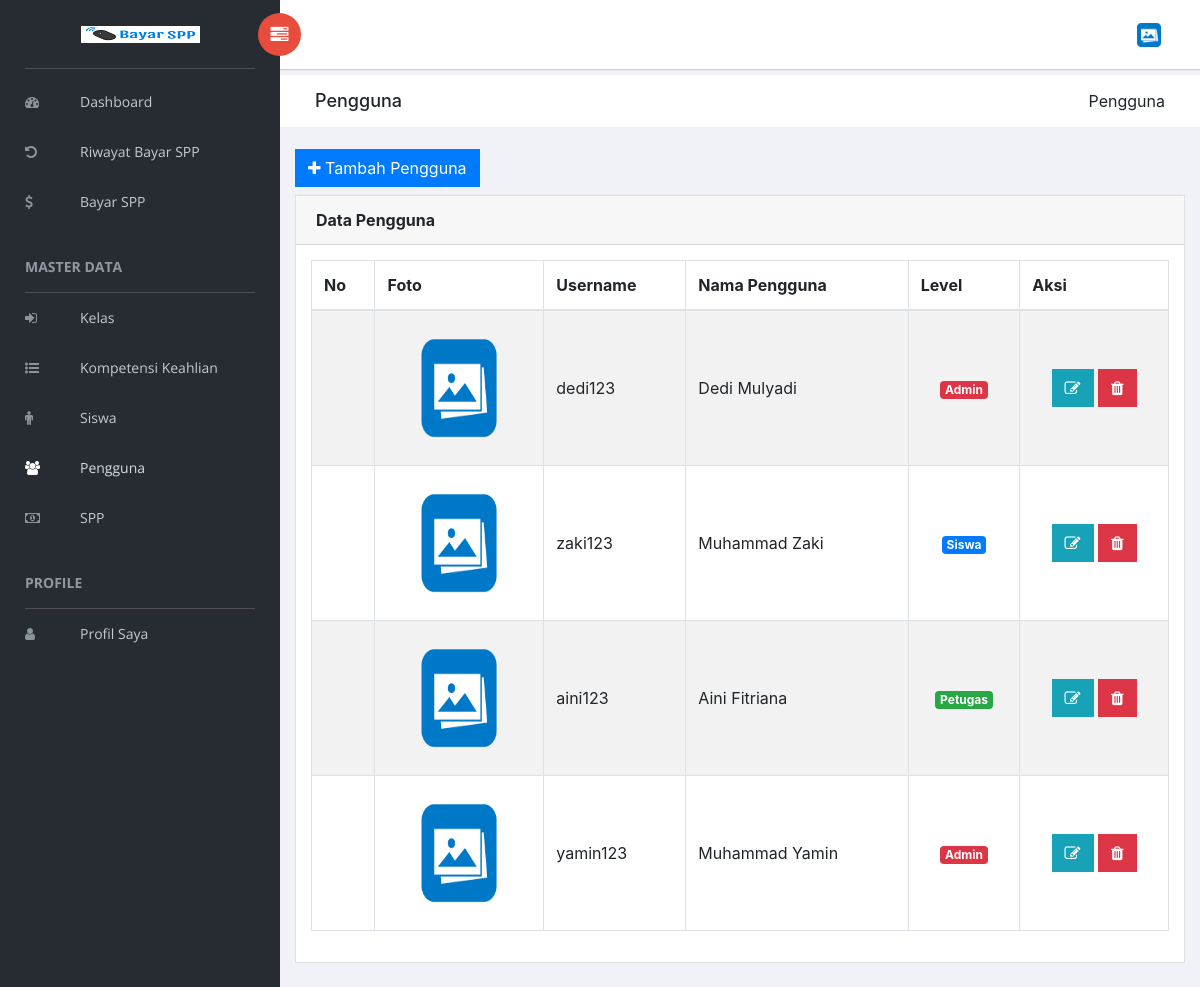
/petugas.php (signed in), run on an earlier commit of the app's database.
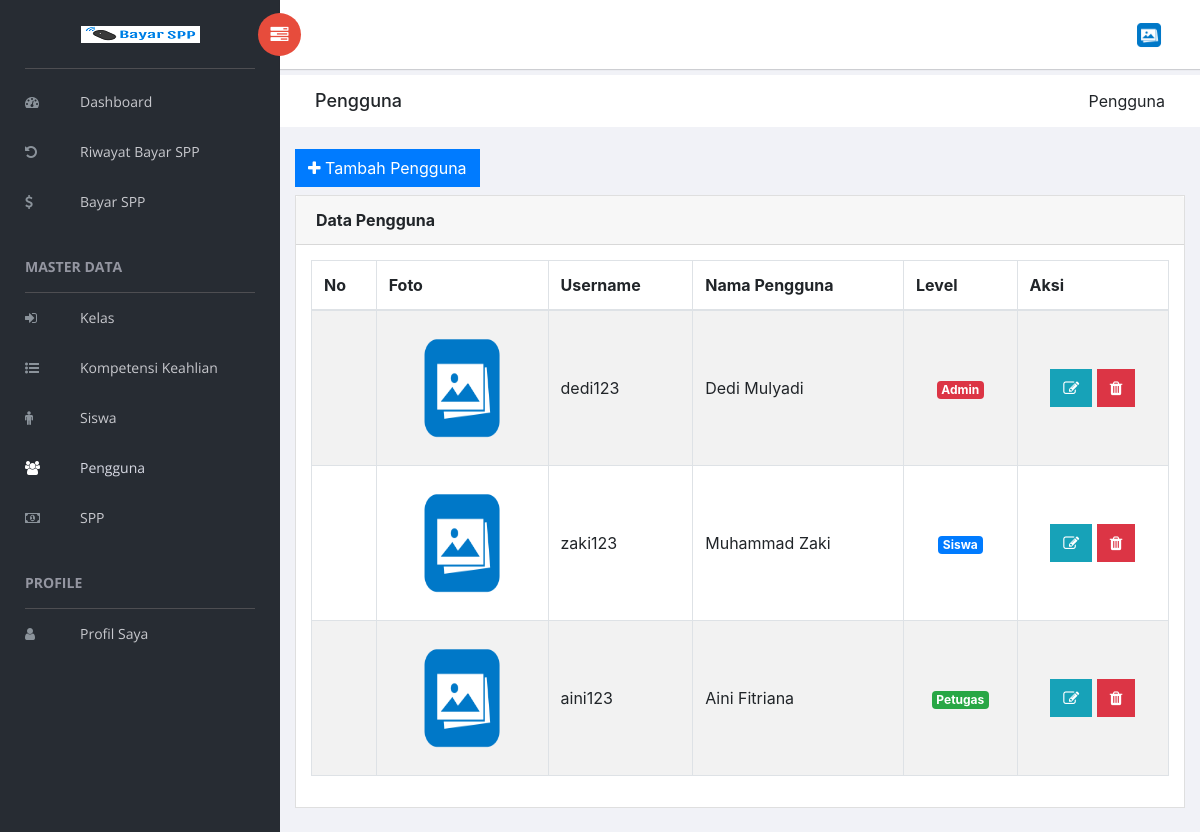
And on a later commit of the database.
### tables this page shows
CREATE TABLE `petugas` (
  `id_petugas` int(11) NOT NULL,
  `username` varchar(25) NOT NULL,
  `password` varchar(50) NOT NULL,
  `nama_petugas` varchar(35) NOT NULL,
  `level` enum('admin','petugas','siswa') NOT NULL,
  `photo` varchar(150) DEFAULT 'default.png'
);

### petugas.php (the view, shortened to what this page needs)
<?php
require('koneksi.php');
$page = 'Pengguna';
include('include/header.php');
$data = mysqli_query($koneksi, "SELECT * FROM petugas");
?>
<div class="content mt-3">
    <div class="row">
        <div class="col-md-12">
            <button class="btn btn-primary mb-2" id="tambahpetugas"><i class="fa fa-plus"></i> Tambah Pengguna</button>
        </div>
        <div class="col-md-12">
            <div class="card">
                <div class="card-header">
                    <strong class="card-title">Data Pengguna</strong>
                </div>
                <div class="card-body">
                    <table id="tabelpetugas" class="table table-striped table-bordered">
                        <thead>
                            <tr>
                                <th>No</th>
                                <th>Foto</th>
                                <th>Username</th>
                                <th>Nama Pengguna</th>
                                <th>Level</th>
                                <th>Aksi</th>
                            </tr>
                        </thead>
                        <tbody>
                            <?php while ($d = mysqli_fetch_array($data)) { ?>
                                <tr>
                                    <td align="center" style="vertical-align: middle"></td>
                                    <td align="center" style="vertical-align: middle"><img class="zoom" width="100px" height="130px" src="Foto/petugas/<?php echo $d['photo']; ?>"></td>
                                    <td style="vertical-align: middle"><?php echo $d['username']; ?></td>
                                    <td style="vertical-align: middle"><?php echo $d['nama_petugas']; ?></td>
                                    <td align="center" style="vertical-align: middle">
                                        <?php if ($d['level'] == 'admin') { ?><span class="badge badge-danger">Admin</span><?php } ?>
                                        <?php if ($d['level'] == 'petugas') { ?><span class="badge badge-success">Petugas</span><?php } ?>
                                        <?php if ($d['level'] == 'siswa') { ?><span class="badge badge-primary">Siswa</span><?php } ?>
                                    </td>
                                    <td align="center" style="vertical-align: middle">
                                        <a href="editpetugas.php?id=<?php echo $d['id_petugas'] ?>" role="button" class="btn btn-info" data-toggle="tooltip" data-placement="top" title="Edit"><i class="fa fa-edit"></i></a>
                                        <a href="deletepetugas.php?id=<?php echo $d['id_petugas'] ?>" role="button" class="btn btn-danger" onclick="return confirm('Apakah anda yakin ingin mengapus data ini?')" data-toggle="tooltip" data-placement="top" title="Hapus"><i class="fa fa-trash"></i></a>
                                    </td>
                                </tr>
                            <?php } ?>
                        </tbody>
                    </table>
                </div>
            </div>
        </div>
    </div>
</div>
</div>
<?php include('include/closetag.php') ?>

### include/header.php (shortened to what this page needs)
<!doctype html>
<html class="no-js" lang="en">
<head>
    <link rel="stylesheet" href="vendors/bootstrap/dist/css/bootstrap.min.css">
    <link rel="stylesheet" href="vendors/font-awesome/css/font-awesome.min.css">
    <link rel="stylesheet" href="vendors/themify-icons/css/themify-icons.css">
    <link rel="stylesheet" href="vendors/flag-icon-css/css/flag-icon.min.css">
    <link rel="stylesheet" href="vendors/selectFX/css/cs-skin-elastic.css">
    <link rel="stylesheet" href="vendors/datatables.net-bs4/css/dataTables.bootstrap4.min.css">
    <link rel="stylesheet" href="vendors/datatables.net-buttons-bs4/css/buttons.bootstrap4.min.css">
    <link rel="stylesheet" href="vendors/responsivedt/css/responsive.bootstrap4.min.css">
    <link rel="stylesheet" href="vendors/chosen/chosen.min.css">
    <link rel="stylesheet" href="assets/css/style.css">
    <link rel="stylesheet" href="assets/css/stylesendiri.css">
</head>
<body>
    <aside id="left-panel" class="left-panel">
        <nav class="navbar navbar-expand-sm navbar-default">
            <div class="navbar-header">
                <a class="navbar-brand mb-2" href="./"><img src="images/logo.png" alt="Logo"></a>
            </div>
            <?php
            if ($_SESSION['level'] == "admin") {
                include('include/menuadmin.php');
            };
            ?>
        </nav>
    </aside>
    <div id="right-panel" class="right-panel">
        <header id="header" class="header">
            <div class="header-menu">
                <div class="col-sm-7">
                    <a id="menuToggle" class="menutoggle pull-left"><i class="fa fa fa-tasks"></i></a>
                </div>
                <div class="col-sm-5">
                    <div class="user-area dropdown float-right mb-1">
                        <a href="#" class="dropdown-toggle" data-toggle="dropdown" aria-haspopup="true" aria-expanded="false">
                            <img class="user-avatar rounded-circle zoom" src="Foto/petugas/<?php echo $_SESSION['foto'] ?>" alt="User Avatar">
                        </a>
                    </div>
                </div>
            </div>
        </header>
        <div class="breadcrumbs">
            <div class="col-sm-4">
                <div class="page-header float-left">
                    <div class="page-title">
                        <h1><?php echo $page ?></h1>
                    </div>
                </div>
            </div>
            <div class="col-sm-8">
                <div class="page-header float-right">
                    <div class="page-title">
                        <ol class="breadcrumb text-right">
                            <li class="active"><?php echo $page ?></li>
                        </ol>
                    </div>
                </div>
            </div>
        </div>

### include/menuadmin.php
<div id="main-menu" class="main-menu collapse navbar-collapse">
                <ul class="nav navbar-nav">
                    <li <?php if($page == "Dashboard") echo "class='active'";?>>
                        <a href="home.php"> <i class="menu-icon fa fa-dashboard"></i>Dashboard</a>
                    </li>
                    <li <?php if($page == "Riwayat") echo "class='active'";?>>
                        <a href="riwayat.php"> <i class="menu-icon fa fa-undo"></i>Riwayat Bayar SPP</a>
                    </li>
                    <li <?php if($page == "Bayar") echo "class='active'";?>>
                        <a href="bayar.php"> <i class="menu-icon fa fa-dollar"></i>Bayar SPP</a>
                    </li>
                    <h3 class="menu-title">Master Data</h3>
                    <li <?php if($page == "Kelas") echo "class='active'";?>>
                        <a href="kelas.php"> <i class="menu-icon fa fa-sign-in"></i>Kelas</a>
                    </li>
                    <li <?php if($page == "Kompetensi Keahlian") echo "class='active'";?>>
                        <a href="jurusan.php"> <i class="menu-icon fa fa-list-ul"></i>Kompetensi Keahlian</a>
                    </li>
                    <li <?php if($page == "Siswa") echo "class='active'";?>>
                        <a href="siswa.php"> <i class="menu-icon fa fa-male"></i>Siswa</a>
                    </li>
                    <li <?php if($page == "Pengguna") echo "class='active'";?>>
                        <a href="petugas.php"> <i class="menu-icon fa fa-users"></i>Pengguna</a>
                    </li>
                    <li <?php if($page == "SPP") echo "class='active'";?>>
                        <a href="spp.php"> <i class="menu-icon fa fa-money"></i>SPP</a>
                    </li>
                    <h3 class="menu-title">Profile</h3>
                    <li <?php if($page == "Profil Saya") echo "class='active'";?>>
                        <a href="profil.php"> <i class="menu-icon fa fa-user"></i>Profil Saya</a>
                    </li>
                </ul>
            </div>

### include/closetag.php
</body>
</html>

### assets/css/stylesendiri.css (style rules this page uses)
.zoom { transition: transform .2s; }

What changed in the data, as far as the page shows it:
removed petugas: photo (placeholder picture), username "yamin123", nama_petugas "Muhammad Yamin", level "Admin"
